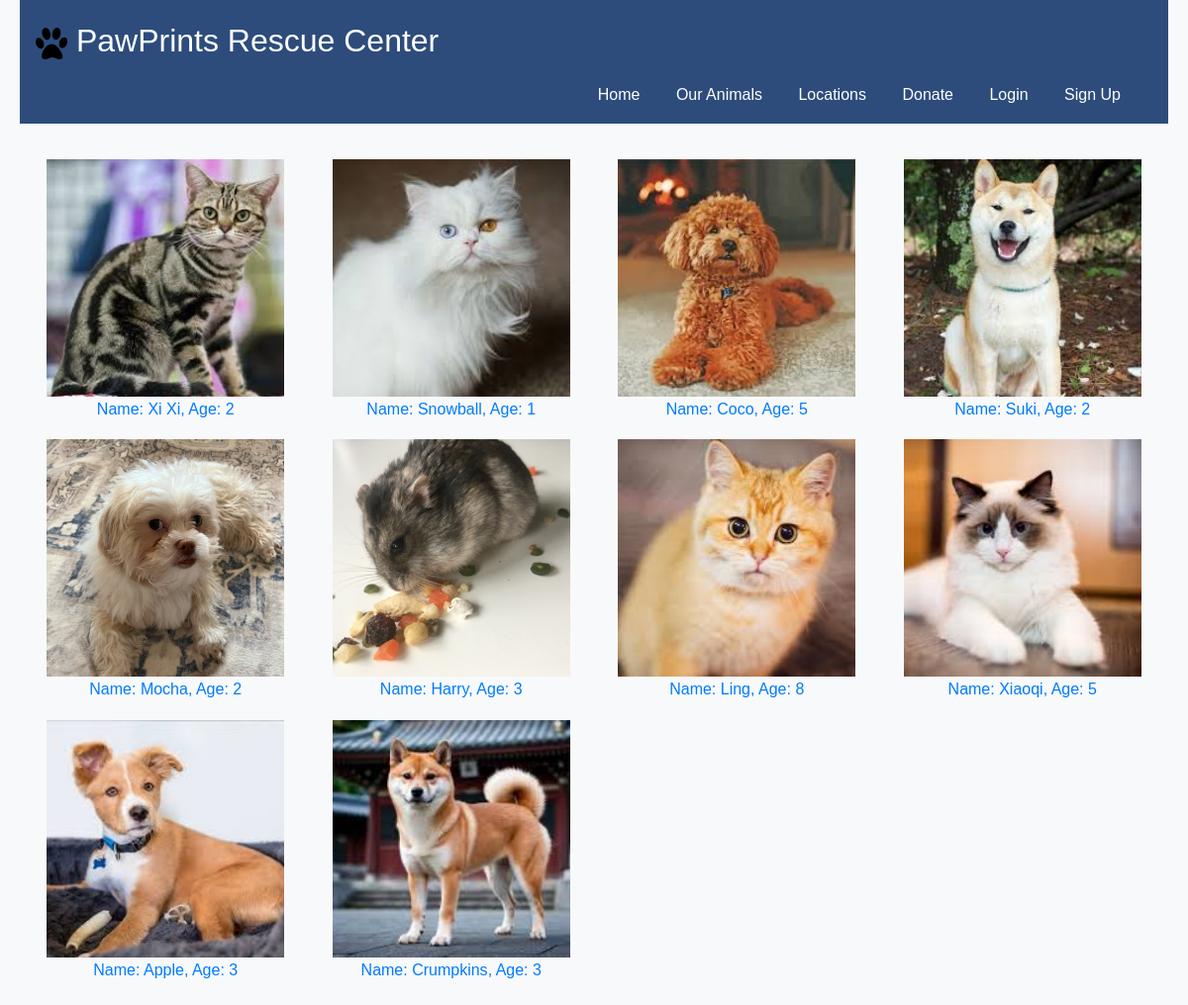
/animals/, run on the app's committed database.
### shelterapp/models.py (models this page shows, shortened)
class Animal(models.Model):
    animalID = models.AutoField(primary_key=True)
    name = models.CharField(max_length=100)
    species = models.CharField(max_length=100)
    breed = models.CharField(max_length=100)
    age = models.IntegerField()
    gender = models.CharField(max_length=10)
    dateOfArrival = models.DateField()
    adoptedOrNot = models.IntegerField()
    healthStatus = models.CharField(max_length=100)
    description = models.TextField()
    locationID = models.IntegerField()
    reasonForIntake = models.CharField(max_length=100)
    adoptionFee = models.IntegerField()

### shelterapp/views.py (the view)
# urls.py: path('animals/', views.view_animals, name='view_animals'),  # View list of animals
def view_animals(request):
    animals = Animal.objects.all()
    return render(request, 'view_animals.html', {'animals': animals})

### shelterapp/templates/view_animals.html (shortened to what this page needs)
<!DOCTYPE html>
<html lang="en">
<head>
    <link rel="stylesheet" href="https://cdn.jsdelivr.net/npm/bootstrap@5.3.2/dist/css/bootstrap.min.css">
    {% load static %}
    <link rel="stylesheet" href="{% static 'shelterapp/css/style.css' %}">
</head>
<body>
    <div id="header">
        <a href="{% url 'default_page' %}">
            <p id="title">
                <img src="{% static 'shelterapp/images/' %}pawprint.png" alt="pawprint" id="logo">
                PawPrints Rescue Center
            </p>
        </a>
        {% if user.is_authenticated %}
            <ul id="nav">
                <li><a href="{% url 'default_page' %}">Home</a></li>
                {% if user.is_staff %}
                    <li><a href="{% url 'staff_dashboard' %}">Dashboard</a></li>
                {% else %}
                    <li><a href="{% url 'adopter_dashboard' %}">Dashboard</a></li>
                {% endif %}
                <li><a href="{% url 'view_animals' %}">Our Animals</a></li>
                <li><a href="{% url 'view_shelters' %}">Locations</a></li>
                <li><a href="{% url 'submit_donation' %}">Donate</a></li>
                <li>
                    <form id="logout" method="POST" action="{% url 'user_logout' %}">
                        {% csrf_token %}
                        <button type="submit" class="btn btn-danger w-100">Sign Out</button>
                    </form>
                </li>
            </ul>
        {% else %}
            <ul id="nav">
                <li><a href="{% url 'default_page' %}">Home</a></li>
                <li><a href="{% url 'view_animals' %}">Our Animals</a></li>
                <li><a href="{% url 'view_shelters' %}">Locations</a></li>
                <li><a href="{% url 'submit_donation' %}">Donate</a></li>
                <li><a href="{% url 'adopter_login' %}">Login</a></li>
                <li><a href="{% url 'adopter_signup' %}">Sign Up</a></li>
            </ul>
        {% endif %}
    </div>
    <div id="content">
        <ul id="animal_gallery">
            {% for animal in animals %}
                <li>
                    <img src="{% static 'shelterapp/images/animals/' %}{{ animal.animalID }}.png" alt="{{ animal.name }}">
                    <br>
                    <a href="{% url 'animal_profile' animal.animalID %}">
                    Name: {{ animal.name }}, Age: {{ animal.age }}
                    </a>
                </li>
            {% empty %}
            <tr>
                <td colspan="11">No animals available.</td>
            </tr>
            {% endfor %}
        </ul>
    </div>
</body>
</html>

### shelter/static/shelterapp/css/style.css (style rules this page uses)
* { margin: 0; padding: 0; box-sizing: border-box; }
body { font-family: "Arial", sans-serif; line-height: 1.6; background-color: #f8f9fa; color: #333; padding: 0 20px; }
a { text-decoration: none; color: #007bff; }
#header { background-color: #2d4c7c; padding: 1em; position: relative; z-index: 1; }
#title { color: #fff; font-size: 2rem; }
#nav { text-align: right; margin: 0; }
#nav li { display: inline-block; padding-right: 2rem; }
#nav a { text-decoration: none; color: #ffffff; }
#logo { width: 2rem; height: 2rem; }
#animal_gallery { margin-top: 2vw; display: grid; grid-template-columns: repeat(4, 1fr); gap: 1.5vw; padding: 1vw; }
#animal_gallery li { list-style-type: none; text-align: center; }
#animal_gallery img { width: 20vw; }

### data on the page
Animal: shows a picture, name "Xi Xi", age "2"
Animal: shows a picture, name "Snowball", age "1"
Animal: shows a picture, name "Coco", age "5"
Animal: shows a picture, name "Suki", age "2"
Animal: shows a picture, name "Mocha", age "2"
Animal: shows a picture, name "Harry", age "3"
Animal: shows a picture, name "Ling", age "8"
Animal: shows a picture, name "Xiaoqi", age "5"
Animal: shows a picture, name "Apple", age "3"
Animal: shows a picture, name "Crumpkins", age "3"
